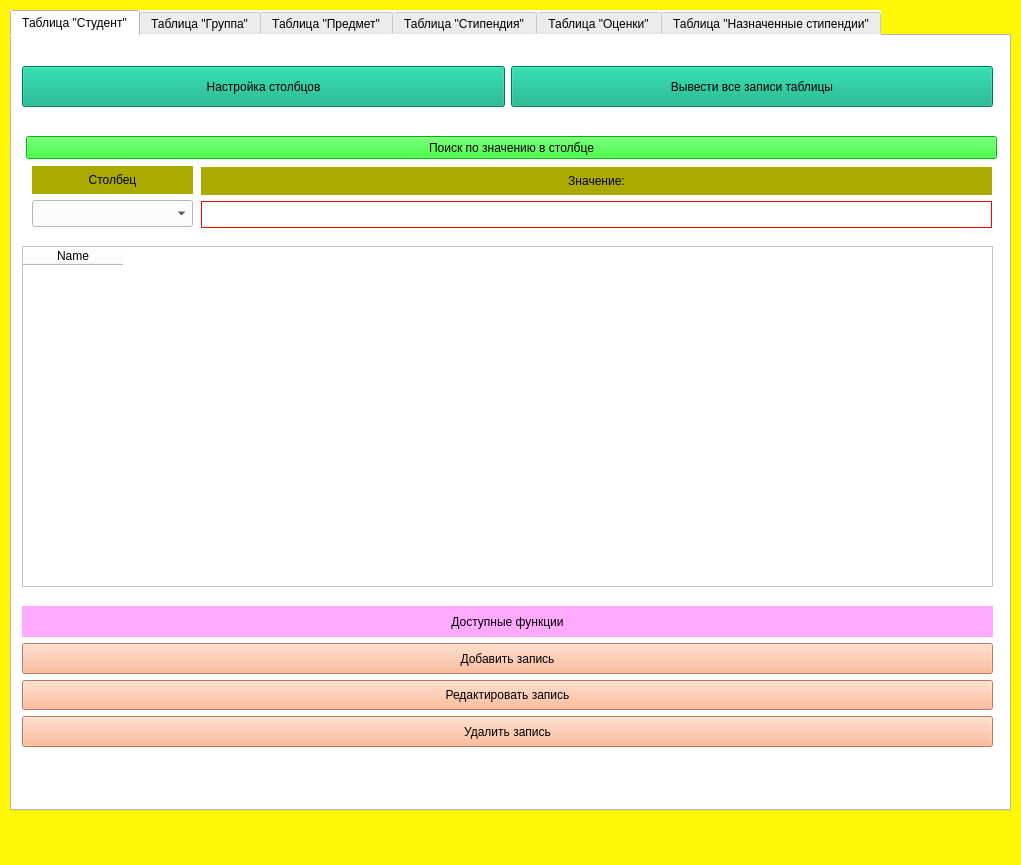
<?xml version="1.0" encoding="UTF-8"?>
<ui version="4.0">
 <class>MainWindow</class>
 <widget class="QMainWindow" name="MainWindow">
  <property name="geometry">
   <rect>
    <x>0</x>
    <y>0</y>
    <width>1021</width>
    <height>865</height>
   </rect>
  </property>
  <property name="windowTitle">
   <string>База данных &quot;Студент&quot;</string>
  </property>
  <property name="styleSheet">
   <string notr="true">background-color: rgb(255, 247, 7);</string>
  </property>
  <property name="documentMode">
   <bool>false</bool>
  </property>
  <property name="tabShape">
   <enum>QTabWidget::Rounded</enum>
  </property>
  <widget class="QWidget" name="centralwidget">
   <widget class="QTabWidget" name="tabWidget">
    <property name="geometry">
     <rect>
      <x>10</x>
      <y>10</y>
      <width>1001</width>
      <height>801</height>
     </rect>
    </property>
    <property name="styleSheet">
     <string notr="true">background-color: rgb(255, 255, 255);</string>
    </property>
    <property name="currentIndex">
     <number>0</number>
    </property>
    <widget class="QWidget" name="tab_student">
     <attribute name="title">
      <string>Таблица &quot;Студент&quot;</string>
     </attribute>
     <widget class="QTableWidget" name="tableWidget">
      <property name="geometry">
       <rect>
        <x>10</x>
        <y>210</y>
        <width>971</width>
        <height>341</height>
       </rect>
      </property>
      <column>
       <property name="text">
        <string>Name</string>
       </property>
      </column>
     </widget>
     <widget class="QWidget" name="layoutWidget">
      <property name="geometry">
       <rect>
        <x>10</x>
        <y>30</y>
        <width>971</width>
        <height>41</height>
       </rect>
      </property>
      <layout class="QHBoxLayout" name="horizontalLayout">
       <item>
        <widget class="QPushButton" name="pushButtonSettingsColumnsStudent">
         <property name="sizePolicy">
          <sizepolicy hsizetype="Minimum" vsizetype="Minimum">
           <horstretch>0</horstretch>
           <verstretch>0</verstretch>
          </sizepolicy>
         </property>
         <property name="styleSheet">
          <string notr="true">background-color: rgb(0, 170, 127);</string>
         </property>
         <property name="text">
          <string>Настройка столбцов</string>
         </property>
        </widget>
       </item>
       <item>
        <widget class="QPushButton" name="pushButtonDisplayRecordsStudent">
         <property name="sizePolicy">
          <sizepolicy hsizetype="Minimum" vsizetype="Minimum">
           <horstretch>0</horstretch>
           <verstretch>0</verstretch>
          </sizepolicy>
         </property>
         <property name="styleSheet">
          <string notr="true">background-color: rgb(0, 170, 127);</string>
         </property>
         <property name="text">
          <string>Вывести все записи таблицы</string>
         </property>
        </widget>
       </item>
      </layout>
     </widget>
     <widget class="QWidget" name="layoutWidget">
      <property name="geometry">
       <rect>
        <x>10</x>
        <y>570</y>
        <width>971</width>
        <height>141</height>
       </rect>
      </property>
      <layout class="QVBoxLayout" name="verticalLayout">
       <item>
        <widget class="QLabel" name="labelAviableFuncStudent">
         <property name="sizePolicy">
          <sizepolicy hsizetype="Expanding" vsizetype="Preferred">
           <horstretch>0</horstretch>
           <verstretch>0</verstretch>
          </sizepolicy>
         </property>
         <property name="styleSheet">
          <string notr="true">background-color: rgb(255, 170, 255);</string>
         </property>
         <property name="text">
          <string>Доступные функции</string>
         </property>
         <property name="alignment">
          <set>Qt::AlignCenter</set>
         </property>
        </widget>
       </item>
       <item>
        <widget class="QPushButton" name="pushButtonAddRecordStudent">
         <property name="sizePolicy">
          <sizepolicy hsizetype="Expanding" vsizetype="Minimum">
           <horstretch>0</horstretch>
           <verstretch>0</verstretch>
          </sizepolicy>
         </property>
         <property name="styleSheet">
          <string notr="true">background-color: rgb(255, 170, 127);</string>
         </property>
         <property name="text">
          <string>Добавить запись</string>
         </property>
        </widget>
       </item>
       <item>
        <widget class="QPushButton" name="pushButtonEditRecordStudent">
         <property name="sizePolicy">
          <sizepolicy hsizetype="Expanding" vsizetype="Minimum">
           <horstretch>0</horstretch>
           <verstretch>0</verstretch>
          </sizepolicy>
         </property>
         <property name="styleSheet">
          <string notr="true">background-color: rgb(255, 170, 127);</string>
         </property>
         <property name="text">
          <string>Редактировать запись</string>
         </property>
        </widget>
       </item>
       <item>
        <widget class="QPushButton" name="pushButtonDeleteRecordStudent">
         <property name="sizePolicy">
          <sizepolicy hsizetype="Expanding" vsizetype="Minimum">
           <horstretch>0</horstretch>
           <verstretch>0</verstretch>
          </sizepolicy>
         </property>
         <property name="styleSheet">
          <string notr="true">background-color: rgb(255, 170, 127);</string>
         </property>
         <property name="text">
          <string>Удалить запись</string>
         </property>
        </widget>
       </item>
      </layout>
     </widget>
     <widget class="QPushButton" name="pushButtonSearchValueStudent">
      <property name="geometry">
       <rect>
        <x>14</x>
        <y>100</y>
        <width>971</width>
        <height>23</height>
       </rect>
      </property>
      <property name="styleSheet">
       <string notr="true">background-color: rgb(0, 255, 0);</string>
      </property>
      <property name="text">
       <string>Поиск по значению в столбце</string>
      </property>
     </widget>
     <widget class="QWidget" name="">
      <property name="geometry">
       <rect>
        <x>20</x>
        <y>130</y>
        <width>161</width>
        <height>61</height>
       </rect>
      </property>
      <layout class="QVBoxLayout" name="verticalLayout_2">
       <item>
        <widget class="QLabel" name="labelSearchColumnStudent">
         <property name="styleSheet">
          <string notr="true">background-color: rgb(170, 170, 0);</string>
         </property>
         <property name="text">
          <string>Столбец</string>
         </property>
         <property name="alignment">
          <set>Qt::AlignCenter</set>
         </property>
        </widget>
       </item>
       <item>
        <widget class="QComboBox" name="comboBoxValueSearchColumnStudent">
         <property name="sizePolicy">
          <sizepolicy hsizetype="Preferred" vsizetype="Minimum">
           <horstretch>0</horstretch>
           <verstretch>0</verstretch>
          </sizepolicy>
         </property>
        </widget>
       </item>
      </layout>
     </widget>
     <widget class="QWidget" name="">
      <property name="geometry">
       <rect>
        <x>189</x>
        <y>131</y>
        <width>791</width>
        <height>61</height>
       </rect>
      </property>
      <layout class="QVBoxLayout" name="verticalLayout_3">
       <item>
        <widget class="QLabel" name="labelSearchValueStudent">
         <property name="sizePolicy">
          <sizepolicy hsizetype="Preferred" vsizetype="Preferred">
           <horstretch>0</horstretch>
           <verstretch>0</verstretch>
          </sizepolicy>
         </property>
         <property name="styleSheet">
          <string notr="true">background-color: rgb(170, 170, 0);</string>
         </property>
         <property name="text">
          <string>Значение:</string>
         </property>
         <property name="alignment">
          <set>Qt::AlignCenter</set>
         </property>
        </widget>
       </item>
       <item>
        <widget class="QLineEdit" name="lineEditSearchValueStudent">
         <property name="sizePolicy">
          <sizepolicy hsizetype="Expanding" vsizetype="Minimum">
           <horstretch>0</horstretch>
           <verstretch>0</verstretch>
          </sizepolicy>
         </property>
         <property name="styleSheet">
          <string notr="true">border: 1px solid;
border-color: rgb(255, 0, 0);</string>
         </property>
        </widget>
       </item>
      </layout>
     </widget>
    </widget>
    <widget class="QWidget" name="tab_group">
     <attribute name="title">
      <string>Таблица &quot;Группа&quot;</string>
     </attribute>
    </widget>
    <widget class="QWidget" name="tab_subject">
     <attribute name="title">
      <string>Таблица &quot;Предмет&quot;</string>
     </attribute>
    </widget>
    <widget class="QWidget" name="tab_scholarship">
     <attribute name="title">
      <string>Таблица &quot;Стипендия&quot;</string>
     </attribute>
    </widget>
    <widget class="QWidget" name="tab_grades">
     <attribute name="title">
      <string>Таблица &quot;Оценки&quot;</string>
     </attribute>
    </widget>
    <widget class="QWidget" name="tab_linking_scholarship">
     <attribute name="title">
      <string>Таблица &quot;Назначенные стипендии&quot;</string>
     </attribute>
    </widget>
   </widget>
  </widget>
  <widget class="QMenuBar" name="menubar">
   <property name="geometry">
    <rect>
     <x>0</x>
     <y>0</y>
     <width>1021</width>
     <height>21</height>
    </rect>
   </property>
  </widget>
  <widget class="QStatusBar" name="statusbar"/>
 </widget>
 <resources/>
 <connections/>
</ui>
